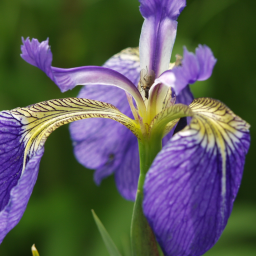
#> input picture image-processing/practice-5/iris.png, 256 x 256 px
$ python main_fixed.py iris.png
#> lines starting #> are read from the running program, lines starting #| are printed output that depends on the picture
#!/usr/bin/env python3

import cv2
import numpy as np
import sys

cmd, *argv = sys.argv

src = cv2.imread(argv[0])
#> src is the input picture: shape (256, 256, 3); mean B, G, R 88.6, 90.4, 90.1
ycrcb = cv2.cvtColor(src, cv2.COLOR_BGR2YCR_CB).astype(int)
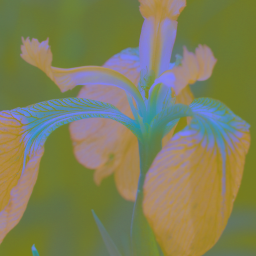
#> ycrcb: shape (256, 256, 3) int64; mean B, G, R 90.1, 128, 127.1

h, w, ch = ycrcb.shape
#> h = 256; w = 256; ch = 3
pad_h = h % 2
#> pad_h = 0
pad_w = w % 2
#> pad_w = 0

padded_ycrcb = np.pad(ycrcb, ((0, pad_h), (0, pad_w), (0, 0)), mode='edge')
h, w, ch = padded_ycrcb.shape

for y in range(0, h, 2):
    for x in range(0, w, 2):
        pix = (padded_ycrcb[y, x] +
               padded_ycrcb[y, x + 1] +
               padded_ycrcb[y + 1, x] +
               padded_ycrcb[y + 1, x + 1]) / 4
        # padded_ycrcb[y:y+2, x:x+2, 1:3] = pix[1:3] # 色要素だけ
        padded_ycrcb[y:y+2, x:x+2, 0:3] = pix[0:3] # 全要素
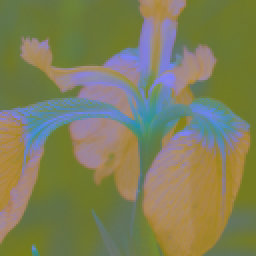
#> padded_ycrcb: shape (256, 256, 3) int64; mean B, G, R 89.7, 127.6, 126.8

final_img = padded_ycrcb[:h, :w]
dst = cv2.cvtColor(final_img.astype(np.uint8), cv2.COLOR_YCR_CB2BGR)
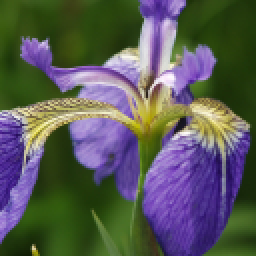
#> dst: shape (256, 256, 3); mean B, G, R 87.5, 90.4, 89.2

cv2.imwrite('out.png', dst)
